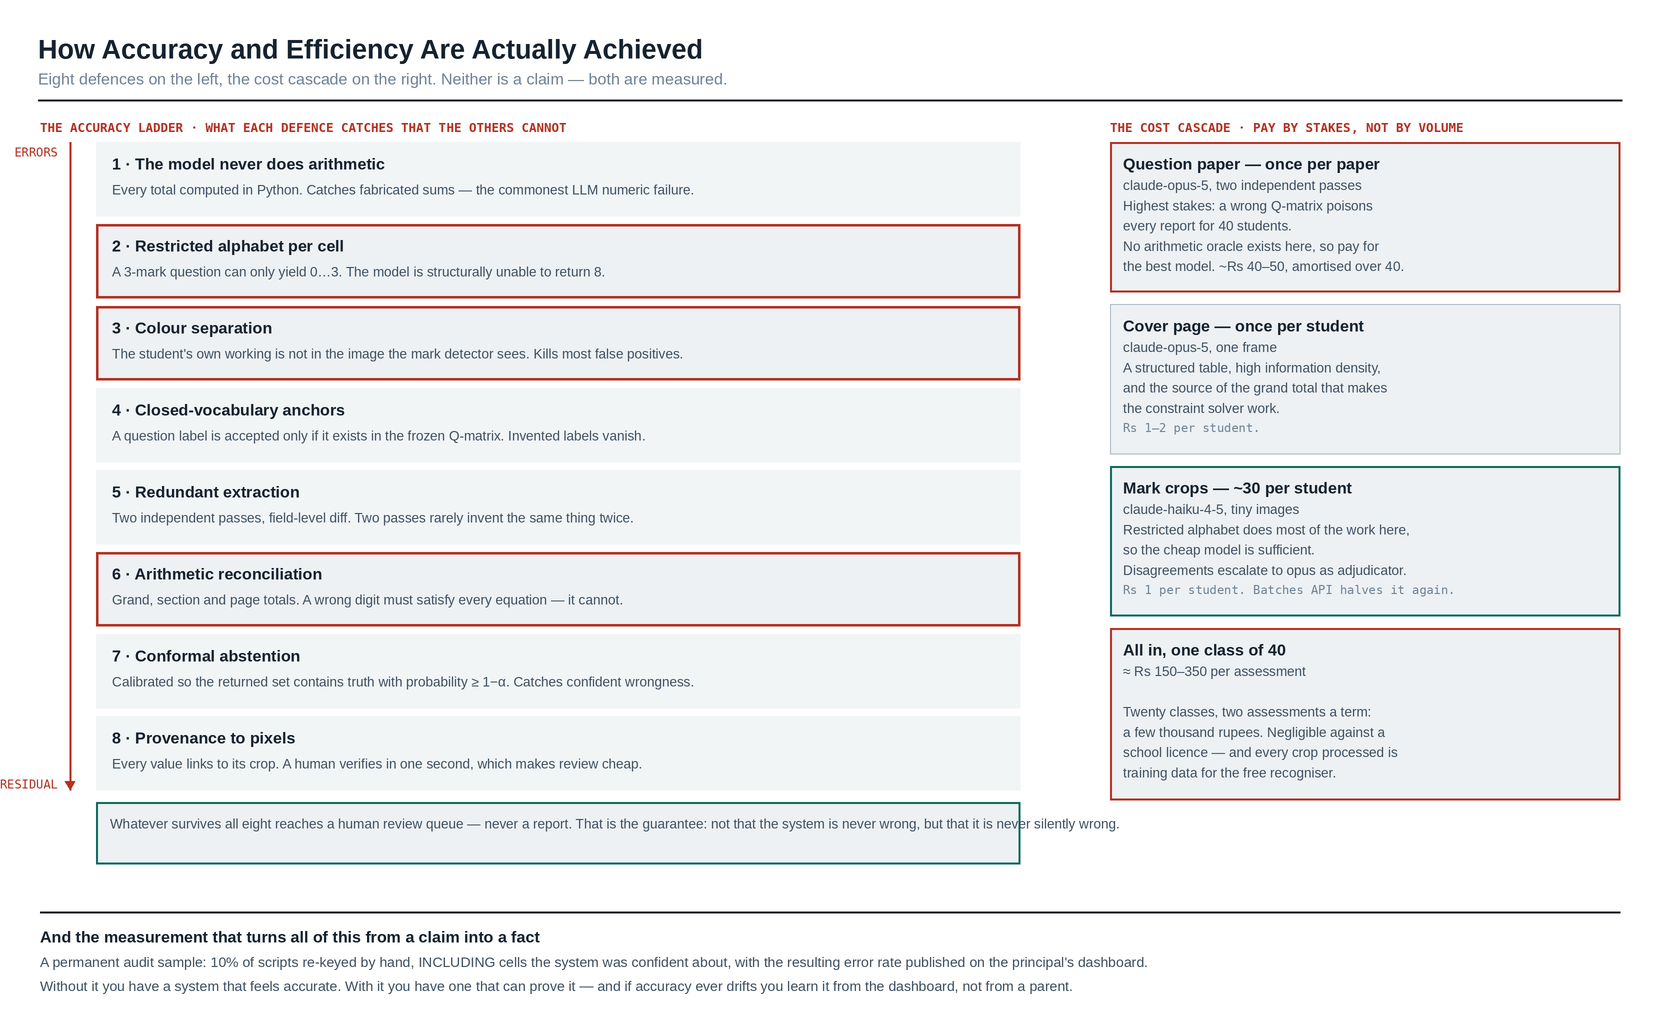

Source code (Python):
from diag import D, C, FM, FB, FR, FMB
W,H = 1660, 1010
d = D(W,H,"How Accuracy and Efficiency Are Actually Achieved",
      "Eight defences on the left, the cost cascade on the right. Neither is a claim — both are measured.")

# LEFT: error funnel
d.tag(40,120,"THE ACCURACY LADDER · WHAT EACH DEFENCE CATCHES THAT THE OTHERS CANNOT",C["mark"],12.5)
rows=[("1","The model never does arithmetic","Every total computed in Python. Catches fabricated sums — the commonest LLM numeric failure."),
      ("2","Restricted alphabet per cell","A 3-mark question can only yield 0…3. The model is structurally unable to return 8."),
      ("3","Colour separation","The student's own working is not in the image the mark detector sees. Kills most false positives."),
      ("4","Closed-vocabulary anchors","A question label is accepted only if it exists in the frozen Q-matrix. Invented labels vanish."),
      ("5","Redundant extraction","Two independent passes, field-level diff. Two passes rarely invent the same thing twice."),
      ("6","Arithmetic reconciliation","Grand, section and page totals. A wrong digit must satisfy every equation — it cannot."),
      ("7","Conformal abstention","Calibrated so the returned set contains truth with probability ≥ 1−α. Catches confident wrongness."),
      ("8","Provenance to pixels","Every value links to its crop. A human verifies in one second, which makes review cheap.")]
y=142; wdt=980
for i,(n,t,sub) in enumerate(rows):
    h=74
    kind = "accent" if n in ("2","3","6") else "plain"
    d.box(96,y,wdt-56,h,None,None,"band" if kind=="plain" else "plain")
    if kind=="accent": d.d.rectangle([96*2,y*2,(96+wdt-56)*2,(y+h)*2],outline=C["mark"],width=5)
    d.text(112,y+13,n+" · "+t,16,FB,C["ink"])
    d.text(112,y+40,sub,13.5,FR,C["ink2"])
    y+=h+8
# funnel
d.arrow([(70,142),(70,y-8)],C["mark"],2.4)
d.text(58,152,"ERRORS",12,FM,C["mark"],anchor="rm")
d.text(58,y-14,"RESIDUAL",12,FM,C["mark"],anchor="rm")
d.box(96,y+4,wdt-56,62,None,["Whatever survives all eight reaches a human review queue — never a report. That is the guarantee: not that the system is never wrong, but that it is never silently wrong."],"verify",pad=14)

# RIGHT: cost cascade
d.tag(1110,120,"THE COST CASCADE · PAY BY STAKES, NOT BY VOLUME",C["mark"],12.5)
cy=142
d.box(1110,cy,510,150,"Question paper — once per paper",
 ["claude-opus-5, two independent passes","Highest stakes: a wrong Q-matrix poisons",
  "every report for 40 students.","No arithmetic oracle exists here, so pay for",
  "the best model. ~Rs 40–50, amortised over 40."],"accent",tsize=16)
cy+=162
d.box(1110,cy,510,150,"Cover page — once per student",
 ["claude-opus-5, one frame","A structured table, high information density,",
  "and the source of the grand total that makes","the constraint solver work.",
  "~Rs 1–2 per student."],"plain",tsize=16)
cy+=162
d.box(1110,cy,510,150,"Mark crops — ~30 per student",
 ["claude-haiku-4-5, tiny images","Restricted alphabet does most of the work here,",
  "so the cheap model is sufficient.","Disagreements escalate to opus as adjudicator.",
  "~Rs 1 per student. Batches API halves it again."],"verify",tsize=16)
cy+=162
d.box(1110,cy,510,172,"All in, one class of 40",
 ["≈ Rs 150–350 per assessment","",
  "Twenty classes, two assessments a term:","a few thousand rupees. Negligible against a",
  "school licence — and every crop processed is","training data for the free recogniser."],"accent",tsize=16)

d.line(40,H-98,1620,H-98,C["ink"],2)
d.text(40,H-82,"And the measurement that turns all of this from a claim into a fact",16,FB,C["ink"])
d.text(40,H-56,"A permanent audit sample: 10% of scripts re-keyed by hand, INCLUDING cells the system was confident about, with the resulting error rate published on the principal's dashboard.",14,FR,C["ink2"])
d.text(40,H-32,"Without it you have a system that feels accurate. With it you have one that can prove it — and if accuracy ever drifts you learn it from the dashboard, not from a parent.",14,FR,C["ink2"])
d.save("d6.png"); print("ok")
